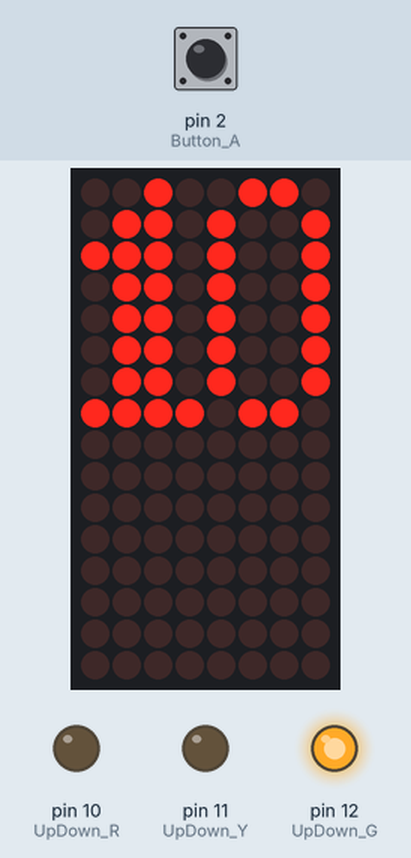
Recording of a sketch running on a simulated Arduino Mega 2560, built with avr-gcc and run on an emulated ATmega2560. Shown: 8×16 LED matrix, output pins drawn as LEDs (lit = HIGH). Wiring (inferred from the names in the program): LED matrix (orientation assumed): rows pin 41, pin 43, pin 45, pin 47, pin 49, pin 14, pin 15, pin 16, pin 23, pin 25, pin 27, pin 29, pin 31, pin 33, pin 35, pin 37; columns pin 40, pin 42, pin 44, pin 46, pin 48, pin 5, pin 4, pin 3. Inputs (shaded band) come from the test bench; at power-on: pin 2 (Button_A) HIGH. Pins used as bus, display or sensor lines are not drawn.

Above: at 1.2 s.
1.3 s: pin 2 (Button_A) pulled LOW for 0.15 s
At 7.0 s:
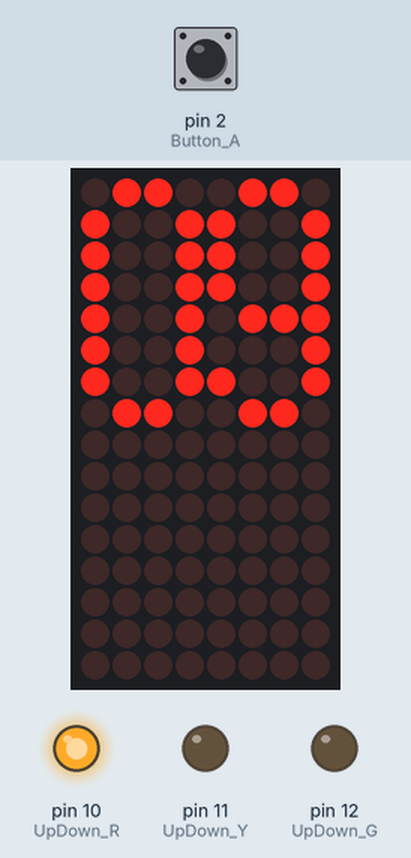
At 7.8 s:
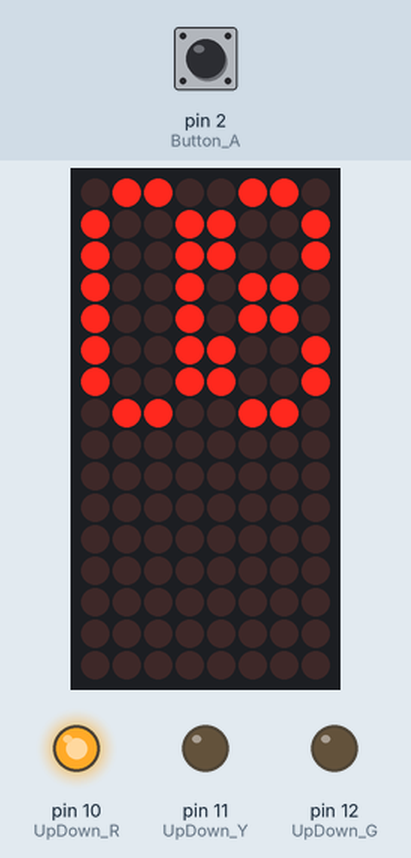
Timing chart, 0 to 9.3 s (numbered marks = the images above; inputs shaded):
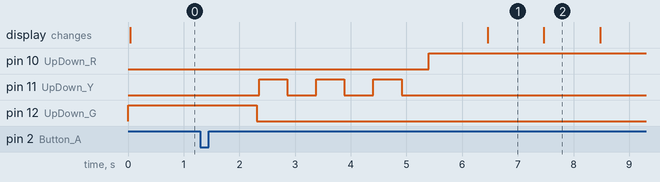

Measured:
- after the input at 1.3 s, pin 10 (UpDown_R): LOW → HIGH after 4.1 s instead of 11.8 s; pin 12 (UpDown_G): HIGH → LOW after 1.0 s instead of 8.7 s
- by itself, pin 11 (UpDown_Y): alternates HIGH for 0.50 s and LOW for 0.52 s, 6 changes in all, then stays LOW
- what the display in image 1 shows lasts 1.0 s, from 6.5 s to 7.5 s

The sketch:

2014136053___2____.ino
```cpp
#define UpDown_R 10 //상하 신호등
#define UpDown_Y 11
#define UpDown_G 12
#define LeftRight_R 7 // 좌우 신호등
#define LeftRight_Y 8
#define LeftRight_G 9
#define Button_A 2 // 스위치

#define DelayTime 10000 //10초
#define YellowBlinkTime 3000 //3초
#define PedestrianDelayTime 3000 //3초
#define PedestrianMovingTime 10000 //10초

volatile bool state = true; //스위치가 눌렸는지를 판단하는 변수

int walkSignNumber[10][8][4] = {

  { //0
    { 0, 1, 1, 0 },
    { 1, 0, 0, 1 },
    { 1, 0, 0, 1 },
    { 1, 0, 0, 1 },
    { 1, 0, 0, 1 },
    { 1, 0, 0, 1 },
    { 1, 0, 0, 1 },
    { 0, 1, 1, 0 }
  },

  { //1
    { 0, 0, 1, 0 },
    { 0, 1, 1, 0 },
    { 1, 1, 1, 0 },
    { 0, 1, 1, 0 },
    { 0, 1, 1, 0 },
    { 0, 1, 1, 0 },
    { 0, 1, 1, 0 },
    { 1, 1, 1, 1 }
  },

  { //2
    { 0, 1, 1, 0 },
    { 1, 0, 0, 1 },
    { 1, 0, 0, 1 },
    { 0, 0, 0, 1 },
    { 0, 0, 1, 0 },
    { 0, 1, 0, 0 },
    { 1, 0, 0, 0 },
    { 1, 1, 1, 1 }
  },

  { //3
    { 0, 1, 1, 0 },
    { 1, 0, 0, 1 },
    { 1, 0, 0, 1 },
    { 0, 0, 0, 1 },
    { 0, 1, 1, 1 },
    { 0, 0, 0, 1 },
    { 1, 0, 0, 1 },
    { 0, 1, 1, 0 }
  },

  { //4
    { 0, 0, 1, 0 },
    { 0, 1, 1, 0 },
    { 1, 0, 1, 0 },
    { 1, 1, 1, 1 },
    { 0, 0, 1, 0 },
    { 0, 0, 1, 0 },
    { 0, 0, 1, 0 },
    { 0, 0, 1, 0 }
  },

  { //5
    { 1, 1, 1, 1 },
    { 1, 0, 0, 0 },
    { 1, 0, 0, 0 },
    { 1, 1, 1, 0 },
    { 0, 0, 0, 1 },
    { 0, 0, 0, 1 },
    { 1, 0, 0, 1 },
    { 0, 1, 1, 0 }
  },

  { //6
    { 0, 1, 1, 1 },
    { 1, 0, 0, 0 },
    { 1, 0, 0, 0 },
    { 1, 1, 1, 0 },
    { 1, 0, 0, 1 },
    { 1, 0, 0, 1 },
    { 1, 0, 0, 1 },
    { 0, 1, 1, 0 }
  },

  { //7
    { 1, 1, 1, 1 },
    { 1, 0, 0, 1 },
    { 1, 0, 0, 1 },
    { 0, 0, 0, 1 },
    { 0, 0, 1, 0 },
    { 0, 1, 0, 0 },
    { 0, 1, 0, 0 },
    { 0, 1, 0, 0 }
  },

  { //8
    { 0, 1, 1, 0 },
    { 1, 0, 0, 1 },
    { 1, 0, 0, 1 },
    { 0, 1, 1, 0 },
    { 0, 1, 1, 0 },
    { 1, 0, 0, 1 },
    { 1, 0, 0, 1 },
    { 0, 1, 1, 0 }
  },

  { //9
    { 0, 1, 1, 0 },
    { 1, 0, 0, 1 },
    { 1, 0, 0, 1 },
    { 1, 0, 0, 1 },
    { 0, 1, 1, 1 },
    { 0, 0, 0, 1 },
    { 1, 0, 0, 1 },
    { 0, 1, 1, 0 }
  }
};

int signImage[2][8][8] = {
  { //stop
    { 0, 0, 0, 0, 0, 0, 0, 0},
    { 0, 1, 1, 0, 0, 1, 1, 0},
    { 0, 1, 1, 0, 0, 1, 1, 0},
    { 0, 1, 1, 0, 0, 1, 1, 0},
    { 0, 1, 1, 0, 0, 1, 1, 0},
    { 0, 1, 1, 0, 0, 1, 1, 0},
    { 0, 1, 1, 0, 0, 1, 1, 0},
    { 0, 0, 0, 0, 0, 0, 0, 0}
  },

  { //go
    { 0, 0, 0, 0, 0, 0, 0, 0},
    { 0, 0, 1, 0, 0, 0, 0, 0},
    { 0, 0, 1, 1, 0, 0, 0, 0},
    { 0, 0, 1, 1, 1, 0, 0, 0},
    { 0, 0, 1, 1, 1, 1, 0, 0},
    { 0, 0, 1, 1, 1, 0, 0, 0},
    { 0, 0, 1, 1, 0, 0, 0, 0},
    { 0, 0, 1, 0, 0, 0, 0, 0}
  }

};

int walkPedMatrixCol[] = { 40, 42, 44, 46, 48, 5, 4, 3  };
int walkPedMatrixRow[] = { 41, 43, 45, 47, 49, 14, 15, 16 }; //숫자 나타내는 도트매트릭스

int drowSignalCol[] = { 22, 24, 26, 28, 30, 32, 34, 36 };
int drowSignalRow[] = { 23, 25, 27, 29, 31, 33, 35, 37 }; //아이콘 나타내는 도트매트릭스
//보행자 신호등은 상하 신호등이 빨간색일 때만 다운카운트

//col에 0v row에 5v가 들어가야 켜짐

void YellowBlink(int pin); //노란불 점멸
void CleanMatrix();
void printNumMatrix(int num);
void printSignalMatrix(int num);
void CleanSignalMatrix();
void tTof() { //스위치가 눌렸을 때 실행되는 함수
  if (digitalRead(UpDown_G) == HIGH) state = false; //스위치가 눌리면 state의 값을 바꿔준다
}

void setup() {
  pinMode(UpDown_R, OUTPUT);
  pinMode(UpDown_Y, OUTPUT);
  pinMode(UpDown_G, OUTPUT);
  pinMode(LeftRight_R, OUTPUT);
  pinMode(LeftRight_Y, OUTPUT);
  pinMode(LeftRight_G, OUTPUT);

  for (int i = 0; i < 8; i++) { //핀모드 설정
    pinMode(walkPedMatrixRow[i], OUTPUT);
    pinMode(walkPedMatrixCol[i], OUTPUT);
  }
  for (int i = 0; i < 8; i++) { //핀모드 설정
    pinMode(drowSignalRow[i], OUTPUT);
    pinMode(drowSignalCol[i], OUTPUT);
  }
  pinMode(Button_A, INPUT_PULLUP);
  attachInterrupt(0, tTof, FALLING);
}

void loop() {
  digitalWrite(UpDown_G, HIGH); //상하 신호등이 초록색
  digitalWrite(LeftRight_R, HIGH); //좌우 신호등이 빨간색

  unsigned long startTime, endTime;
  startTime = endTime = millis();
  while (endTime - startTime < DelayTime) { //10초동안 상하 초록불 온
    printNumMatrix(DelayTime / 1000);
    printSignalMatrix(0);
    if (state == false) { //스위치가 눌렸으면
      state = true;
      unsigned int pedSignStart, pedSignEnd;

      for(int num = 1; num>0;num--){//1초후에 노란불
      pedSignStart = pedSignEnd = millis();
      while (pedSignEnd - pedSignStart < 1000 ) {
        printNumMatrix(DelayTime / 1000);
        printSignalMatrix(0);
        pedSignEnd = millis();
        }
      }

      digitalWrite(UpDown_G, LOW); //초록불을 꺼준다
      YellowBlink(UpDown_Y);
      digitalWrite(UpDown_R, HIGH); //상하 신호등 빨간색
      digitalWrite(LeftRight_R, LOW); digitalWrite(LeftRight_G, HIGH); // 좌우는 초록색

      for (int num = PedestrianMovingTime / 1000; num >= 0; num--) { //보행자신호등
        pedSignStart = pedSignEnd = millis();
        while (pedSignEnd - pedSignStart < 1000) { //1초마다 바꿔줌
          printNumMatrix(num);
          printSignalMatrix(1);
          pedSignEnd = millis();
        }
      }
      digitalWrite(LeftRight_G, LOW);
      YellowBlink(LeftRight_Y);
      digitalWrite(UpDown_R, LOW); digitalWrite(UpDown_G, HIGH); //상하 신호 다시 초록색
      digitalWrite(LeftRight_R, HIGH); //좌우 신호 다시 빨간색
      startTime = millis(); //차량 신호의 길이를 0초부터 다시 시작
    }
    endTime = millis();
  }

  digitalWrite(UpDown_G, LOW);
  YellowBlink(UpDown_Y);
  digitalWrite(UpDown_R, HIGH); //상하 신호등이 빨간색
  digitalWrite(LeftRight_R, LOW); digitalWrite(LeftRight_G, HIGH); //좌우 신호등이 초록색

  for (int num = (DelayTime / 1000); num >= 0; num--) { //스위치 안눌렀을경우 보행자신호등
    unsigned long startTime, endTime;
    startTime = endTime = millis();
    while (endTime - startTime < 1000) { //1초마다 바뀜
      printNumMatrix(num);
      printSignalMatrix(1);
      endTime = millis();
    }
  }
  digitalWrite(LeftRight_G, LOW);
  YellowBlink(LeftRight_Y);
  digitalWrite(UpDown_R, LOW); //상하 빨간불 꺼줌
}

//------------------------------------------------------각종 함수

void YellowBlink(int pin) {
  unsigned long startTime, endTime;
  startTime = endTime = millis();
  while (endTime - startTime <= YellowBlinkTime) { //3초동안 깜빡임
    printNumMatrix(DelayTime / 1000);
    printSignalMatrix(0);
    unsigned long blinkStart, blinkEnd;
    blinkStart = blinkEnd = millis();
    while (blinkEnd - blinkStart < 500) { //0.5초 켜짐
      printNumMatrix(DelayTime / 1000);
      printSignalMatrix(0);
      digitalWrite(pin, HIGH);
      blinkEnd = millis();
    }
    blinkStart = blinkEnd = millis();
    while (blinkEnd - blinkStart < 500) { //0,5초 꺼짐
      printNumMatrix(DelayTime / 1000);
      printSignalMatrix(0);
      digitalWrite(pin, LOW);
      blinkEnd = millis();
    }
    endTime = millis();
  }
}


void CleanMatrix() { //도트를 모두 끈다
  for (int i = 0; i < 8; i++) {
    digitalWrite(walkPedMatrixRow[i], LOW);
    digitalWrite(walkPedMatrixCol[i], HIGH);
  }
}

void CleanSignalMatrix() {//도트를 모두 끈다
  for (int i = 0; i < 8; i++) {
    digitalWrite(drowSignalRow[i], LOW);
    digitalWrite(drowSignalCol[i], HIGH);
  }
}

void printNumMatrix(int num) { //남은 시간 출력
  for (int r = 0; r < 8; r++) {
    CleanMatrix();
    digitalWrite(walkPedMatrixRow[r], HIGH);
    for (int c = 0; c < 4; ++c) { //10의 자리
      if (walkSignNumber[num / 10][r][c]) digitalWrite(walkPedMatrixCol[c], LOW);
    }
    for (int c = 0; c < 4; ++c) { //1의 자리
      if (walkSignNumber[num % 10][r][c]) digitalWrite(walkPedMatrixCol[c + 4], LOW);
    }
    delay(1); //시간지연을 조금이라도 줘야 도트가 깨끗하게 보임
    CleanMatrix();
  }
}

void printSignalMatrix(int num) { //정지(0)인지 통행 가능(1)인지 아이콘 출력
  for (int r = 0; r < 8; r++) {
    CleanSignalMatrix();
    digitalWrite(drowSignalRow[r], HIGH);
    for (int c = 0; c < 8; ++c) {
      if (signImage[num][r][c]) digitalWrite(drowSignalCol[c], LOW);
    }
    delay(1);
    CleanSignalMatrix();
  }
}
```
